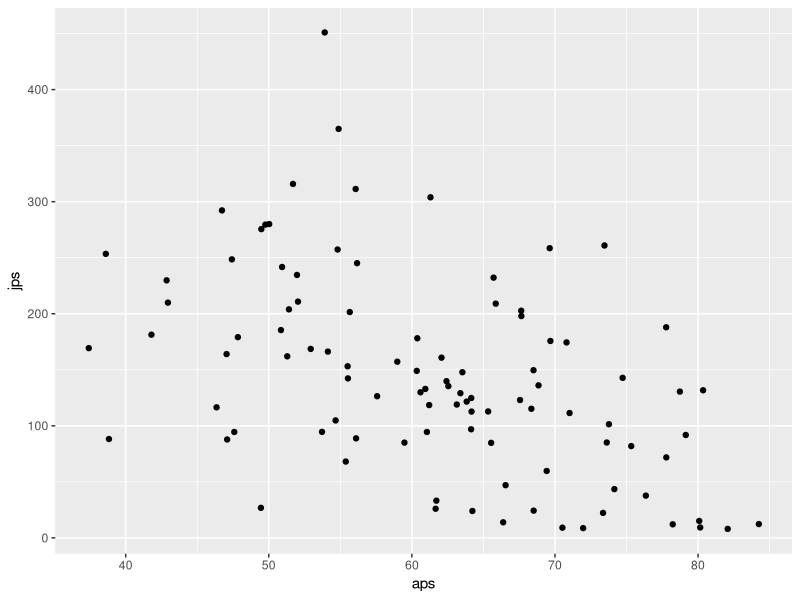

Reproduce this figure in R.
## ---- chunk 1
#| warning: false
#| echo: true
library("tidyverse")
library("readxl")
library("writexl")
library("dplyr")
## ---- chunk 2
#import dataset
library(readxl)
dat<-read_excel('JAWA.xlsx')
head(dat)
## ---- chunk 3
library("ggplot2")
library("readxl")
library("dplyr")
ggplot(data=dat,aes(x=aps,y=jps))+
  geom_point()
## ---- chunk 4
#import dataset
library(readxl)
dat<-read_excel('JAWA.xlsx')
head(dat)
## ---- chunk 5
reg1<-lm(aps~jps,data=dat)
summary(reg1)
